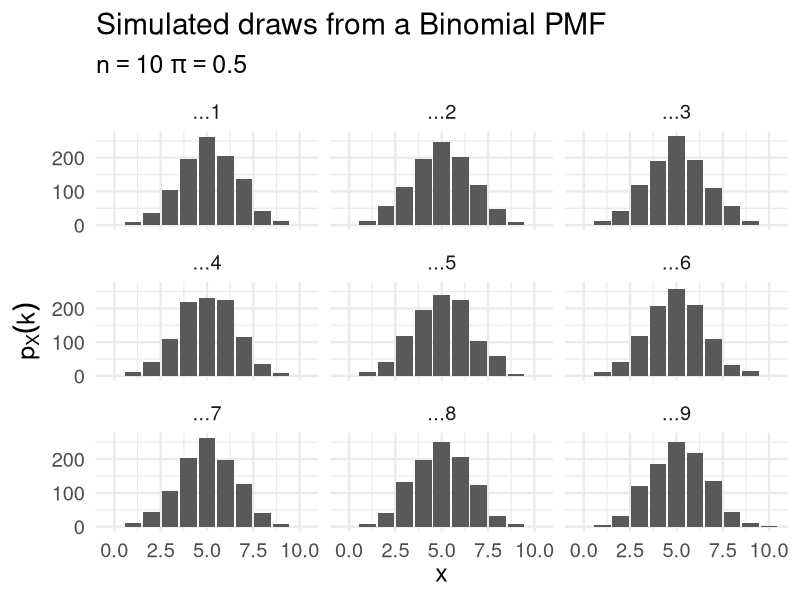

Write the R code that produced this figure.
## ---- chunk 1
knitr::opts_chunk$set(cache = TRUE,
                      message = FALSE,
                      warning = FALSE)

library(tidyverse)
library(patchwork)

options(digits = 3)
set.seed(1234)
theme_set(theme_minimal(base_size = 18))
## ---- chunk 2
N <- 10
k <- 5
prob <- .5
## ---- chunk 3
N <- 20
k <- 5
prob <- .4
## ---- chunk 4
N <- 1
k <- 1
prob <- .4
## ---- chunk 5
    set.seed(1234)
    
    # store in a vector
    rbinom(1000, size = 10, prob = .5)
    
    # store in a data frame
    data_frame(x = rbinom(1000, size = 10, prob = .5))
## ---- chunk 6
rerun(.n = 10, rbinom(10, size = 10, prob = .5)) %>%
  bind_cols()
## ---- chunk 7
rerun(.n = 9, rbinom(1000, size = 10, prob = .5)) %>%
  bind_cols() %>%
  gather(var, value) %>%
  ggplot(aes(value)) +
  geom_bar() +
  facet_wrap(~var) +
    labs(title = "Simulated draws from a Binomial PMF",
         subtitle = expression(n == 10 ~ pi == .5),
         x = expression(x),
         y = expression(p[X] (k)))
## ---- chunk 8
# draw #1
set.seed(1234)
rbinom(10, size = 10, prob = .5)

# draw #2
set.seed(1234)
rbinom(10, size = 10, prob = .5)
## ---- chunk 9
N <- 3
lambda <- 5
## ---- chunk 10
N <- 12
lambda <- 17.3
## ---- chunk 11
    set.seed(1234)
    
    # store in a vector
    (X <- rpois(1000, lambda = 17.3))
## ---- chunk 12
    mean(X)
    var(X)
## ---- chunk 13
dbinom(0, 20, 0.15) + dbinom(1, 20, 0.15) + dbinom(2, 20, 0.15)
## ---- chunk 14
pbinom(2, 20, 0.15)
## ---- chunk 15
dpois(7:12, 10)
sum(dpois(7:12, 10))
ppois(12, 10) - ppois(6, 10)
## ---- chunk 16
sum(dpois(13:50, 10))
1 - ppois(12, 10)
